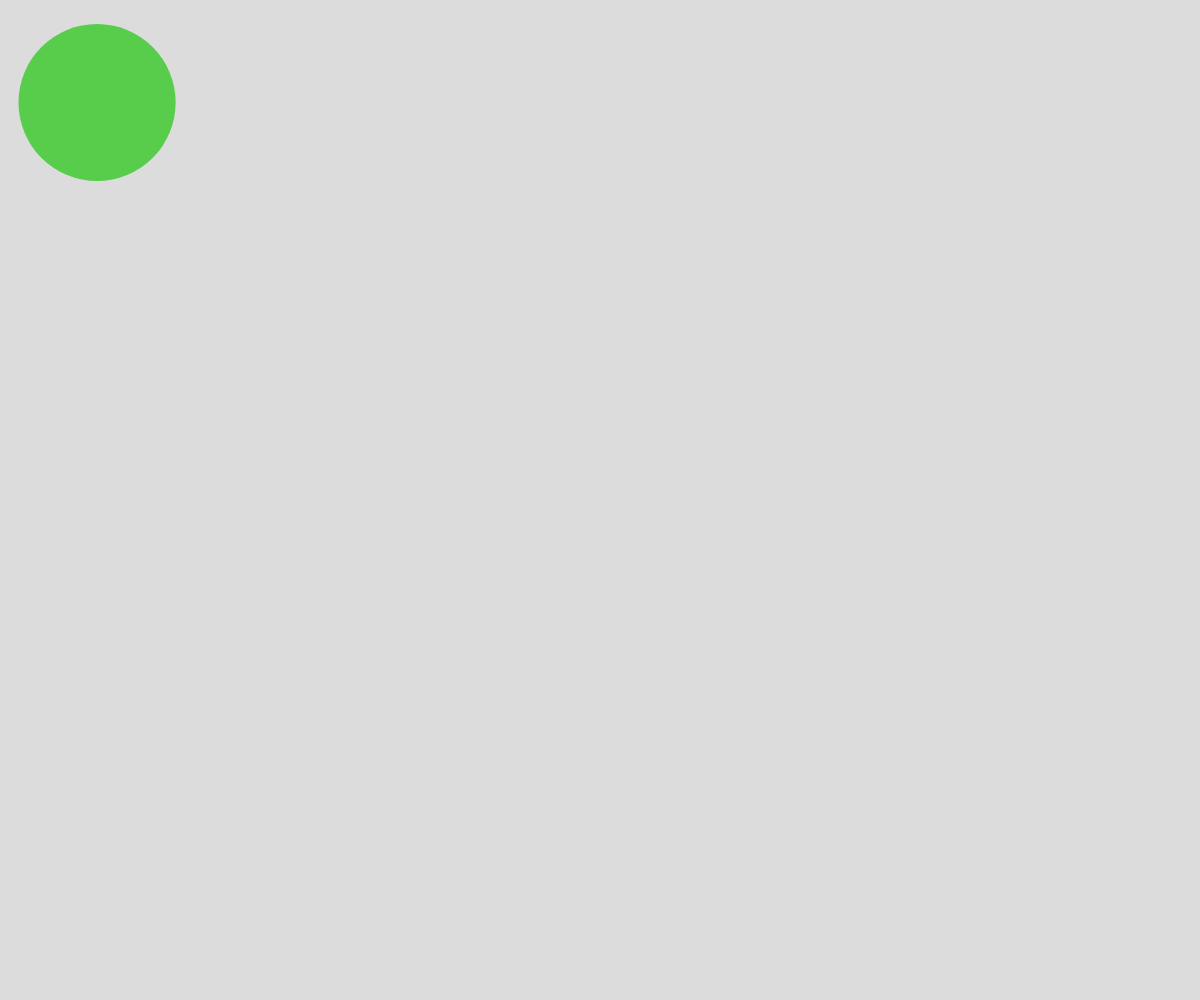
Frame 1 (no input)
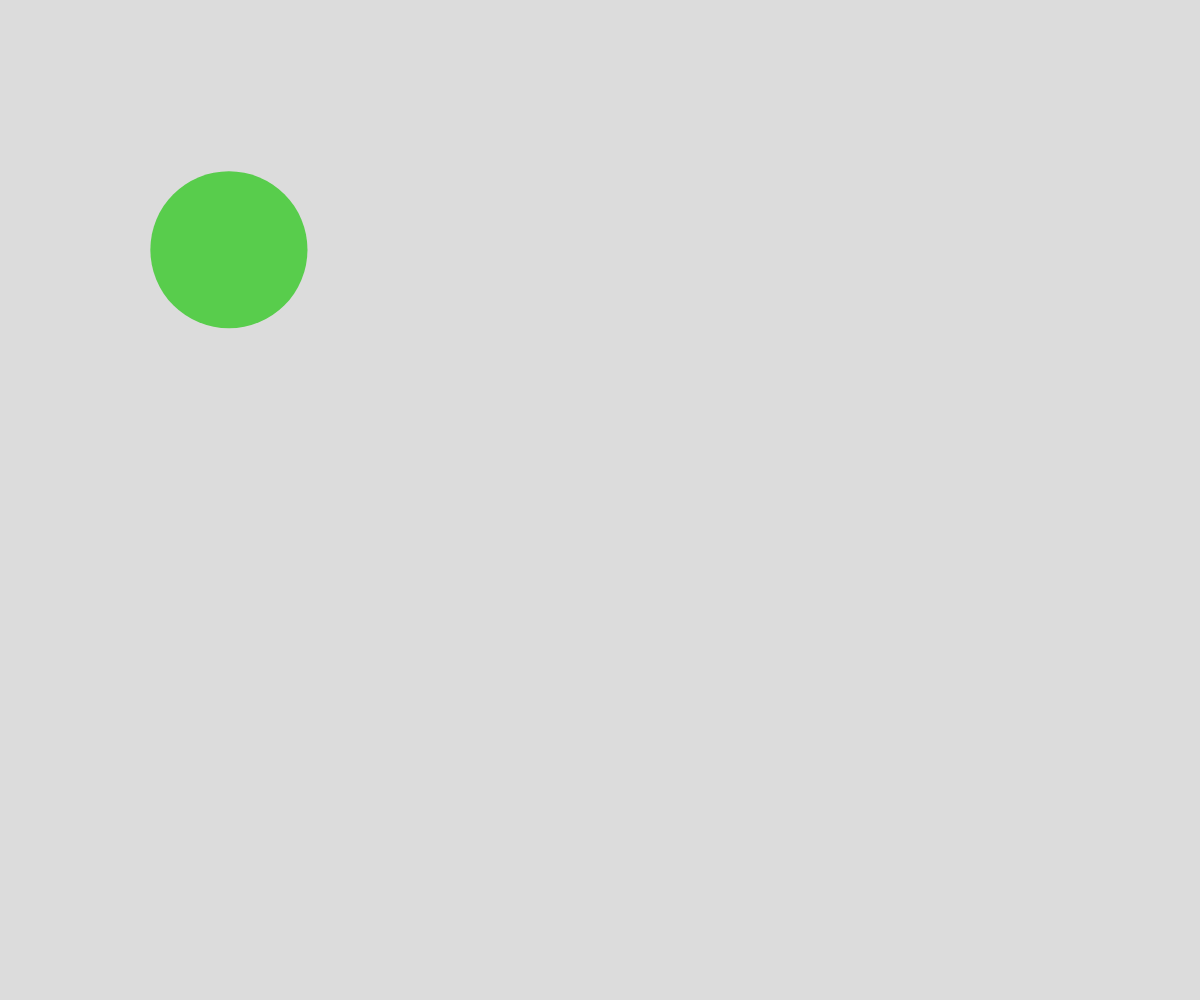
Frame 60 (no input)
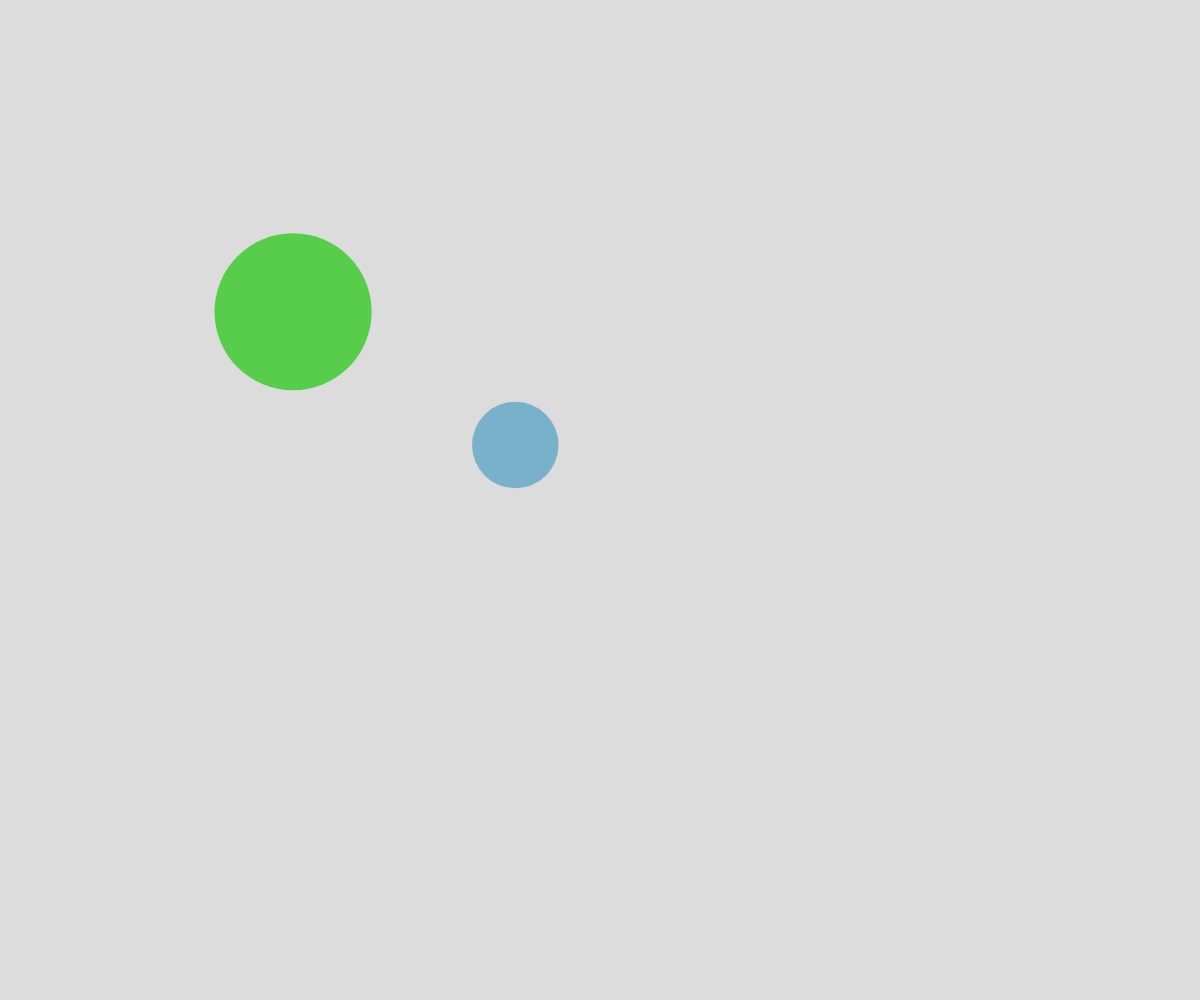
Frame 120 (the mouse pressed at the canvas centre since frame 60)

The p5.js sketch that drew these frames (run headless with seeded random() and noise() and a simulated clock; from frame 60 on, the mouse is pressed at the canvas centre):

// p5.js sketch
// ── sketch.js
// Project Title
// Your Name
// Date
//
// Extra for Experts:
// - describe what you did to take this project "above and beyond"

let theCircles =[];



function setup() {
  createCanvas(windowWidth, windowHeight);
  theCircles.push(spawnBall(100,100));
}

function draw() {
  background(220);
  moveCircle();
  drawCircle();

}

function spawnBall(tempx, tempy){
  let newBall = {
    x:tempx,
    y:tempy,
    rad: random(25,100),
    dx : random(-5,5),
    dy: random(-5,5),
    Thecolor: color(random(255),random(255),random(255),)
  };
  return newBall;
}
function drawCircle(){
  for (let thisCircle of theCircles) {
    noStroke();
    fill(thisCircle.Thecolor);
    circle(thisCircle.x,thisCircle.y,thisCircle.rad*2);
  }
}


function moveCircle(){
  for (let i = 0; i <theCircles.length;i++ ){
    theCircles[i].x += theCircles[i].dx;
    theCircles[i].y += theCircles[i].dy;

    for (let k = 0; k <theCircles.length;k++ ){
      if (k !== i){
        if (iscollide(theCircles[i],theCircles[k])){
          let tempX = theCircles[i].dx
          let tempY = theCircles[i].dy
          theCircles[i].dy =  theCircles[k].dy;
          theCircles[i].dx =  theCircles[k].dx;
          theCircles[k].dy = tempY;
          theCircles[k].dx = tempX;
        }
      }
    }
    if (theCircles[i].x + theCircles[i].rad > width || theCircles[i].x - theCircles[i].rad <0){
      theCircles[i].dx *= -1;
    }
    if (theCircles[i].y + theCircles[i].rad > height || theCircles[i].y - theCircles[i].rad <0){
      theCircles[i].dy *= -1;
    }
    
  }
}

function mousePressed(){
  theCircles.push(spawnBall(mouseX,mouseY));
}


function iscollide(ball1,ball2){
  let distance = dist(ball1.x, ball1.y, ball2.x, ball2.y);
  let radsum = ball1.rad + ball2.rad;
  return distance < radsum;
}
